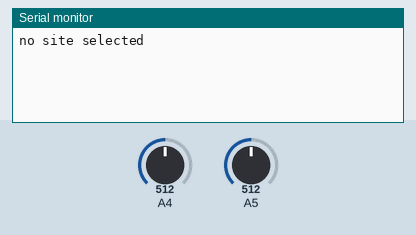
Recording of a sketch running on a simulated Arduino Uno, built with avr-gcc and run on an emulated ATmega328P. On the bench: the last lines printed to the serial monitor. The inputs (shaded band) are chosen by the test bench; at power-on: A4 = 512, A5 = 512.

Above: at 1.8 s.
1.9 s: A4 set to 99
At 2.8 s:
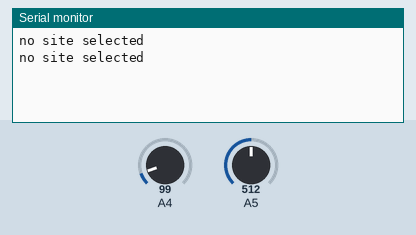
3.4 s: A4 set to 80
At 5.4 s:
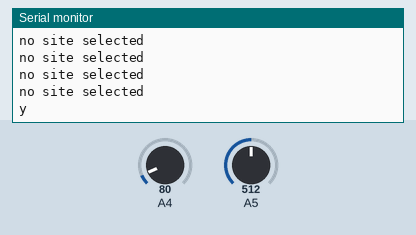

The sketch:

adc.ino
```cpp
void setup() {
  // put your setup code here, to run once:
pinMode(A4,INPUT);
pinMode(A5,INPUT);
Serial.begin(9600);
}

void loop()
{
  int x=analogRead(A4);
  delay(1000);
  //Serial.println(x);
  int y=analogRead(A5);
  if(x<90)
  {
    Serial.println("y");
  }
  else if(y<90)
  {
    Serial.println("g");
  }
  else
  {
    Serial.println("no site selected");
  }

}
```

Measured:
- the behaviour switches between 90 and 89 on A4 (found by bisection; images 1 and 2)
- after the input at 3.4 s, the serial monitor: prints a new line after 1.6 s (image 2)
